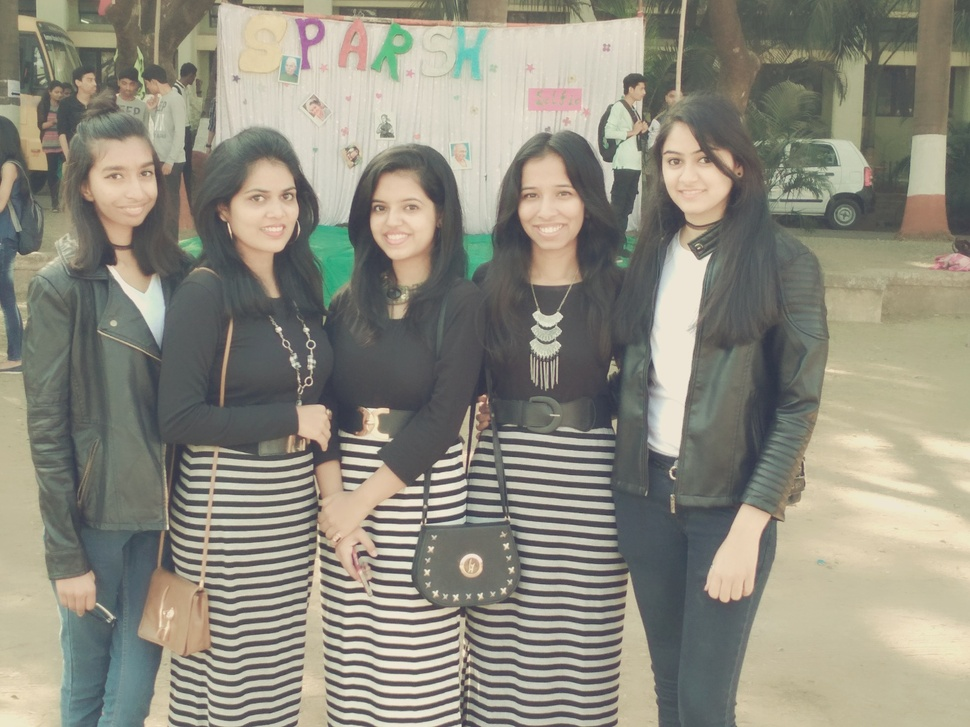
#> input picture Samples/p1.jpg, 970 x 727 px, shrunk from 1600 x 1200 before the run; its folder holds 4 pictures in this run
$ python Capture.py
#> lines starting #> are read from the running program, lines starting #| are printed output that depends on the picture; after the words box and inside, x2 and y2 are one past the last pixel; in counts of white or black regions, pixels touching at a corner belong together
import numpy as np
import cv2
import os


#sample input images must be in folder samples with names p1, p2 ... pn.jpg

file_count = len(os.listdir("Samples"))	#count number of sample images in folder "samples"
faceCount = 0
for i in range(1, file_count):	#loop through all input images in folder "samples"
	img = cv2.imread("Samples/p"+str(i)+".jpg")	#read images in samples folder one by one
#> img is the input picture: shape (727, 970, 3); mean B, G, R 126.8, 139.7, 142.3
	face_casc = cv2.CascadeClassifier("haar_face.xml")
	# eye_casc = cv2.CascadeClassifier("haar_eye.xml")

	gray = cv2.cvtColor(img, cv2.COLOR_BGR2GRAY)	#make grayscale copy of image as gray
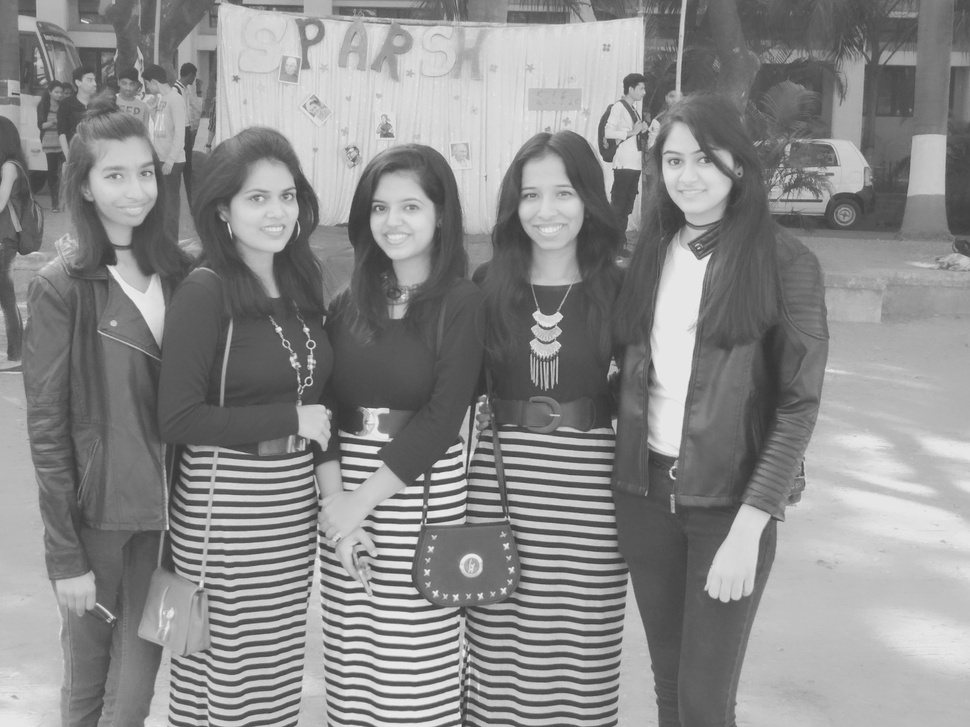
#> gray: shape (727, 970); min 53, max 238, mean 139
	faces = face_casc.detectMultiScale(gray, 1.2, 5)	#detect faces on grayscale image and store in faces list
#> faces = [[89, 144, 80, 80], [358, 177, 79, 79], [652, 134, 73, 73], [232, 167, 79, 79], [509, 165, 79, 79]]


	#faces list stores faces as starting co-ordinate of each face along with its width and height i.e. face1 = (x,y) and width w height h
	for (x, y, w, h) in faces:	#loop through every face found in image
		cv2.imwrite("DatasetY/User."+str(faceCount)+".jpg", gray[y:y+h, x:x+w])	#cropped faces are saved in Dataset
		cv2.rectangle(img, (x,y),(x+w,y+h),(255,0,0),3)	#displays rectangles over faces in input images
		faceCount += 1	#facecounter

		# [5 lines of commented-out code are left out]

		cv2.imshow('img',img)
#> this loop made 5 passes
#> pass 1, `cv2.imwrite("DatasetY/User."+str(faceCount)+".jpg", gray[y:y+h, x:x+w])`:
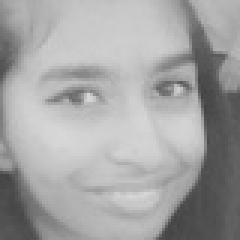
#> saved as User.0.jpg: shape (80, 80) (shown 3 times larger); min 67, max 216, mean 163.6
#> pass 1, `cv2.imshow('img',img)`:
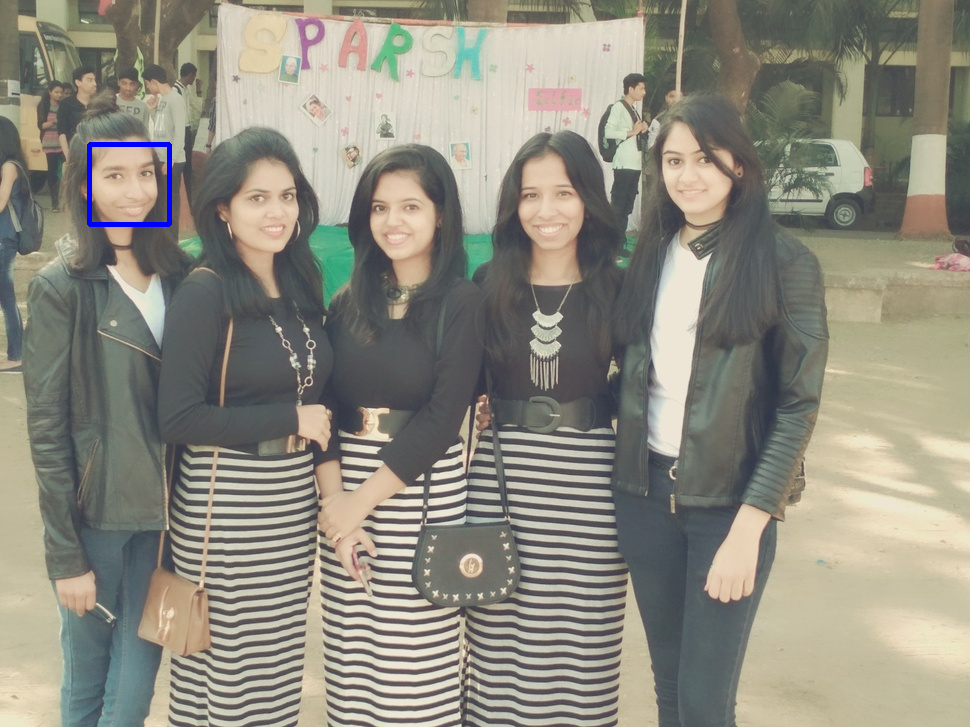
#> window 'img': shape (727, 970, 3); mean B, G, R 127.1, 139.4, 141.9
#> pass 2, `cv2.imwrite("DatasetY/User."+str(faceCount)+".jpg", gray[y:y+h, x:x+w])`:
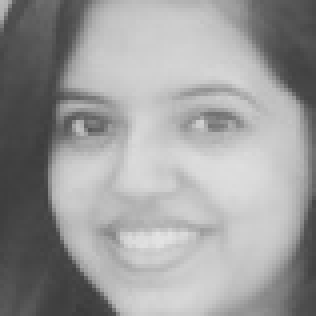
#> saved as User.1.jpg: shape (79, 79) (shown 4 times larger); min 58, max 227, mean 155.6
#> pass 2, `cv2.imshow('img',img)`:
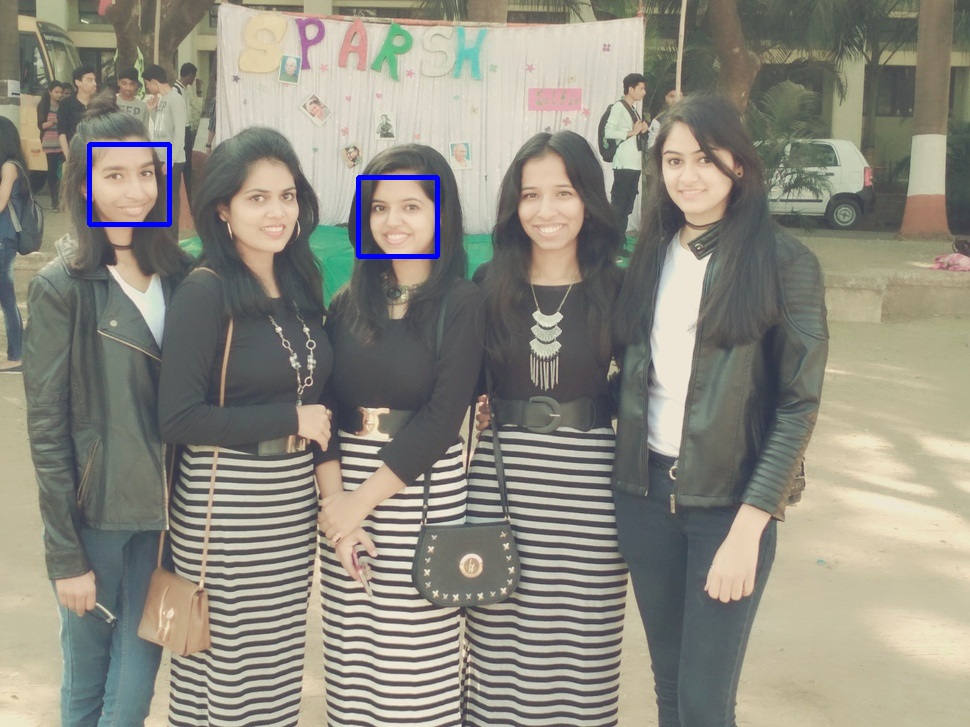
#> window 'img': shape (727, 970, 3); mean B, G, R 127.5, 139.1, 141.7
#> after the loop:
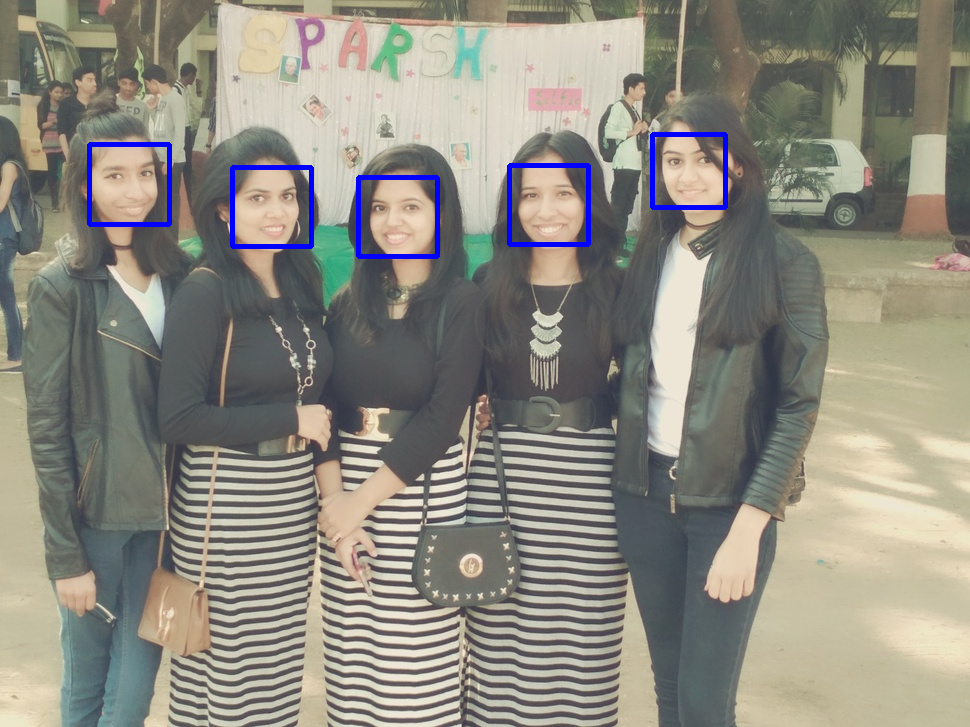
#> img: shape (727, 970, 3); 1.1% of pixels changed, all inside (x1, y1, x2, y2) = (87, 132, 728, 259)
#> after the loop, faceCount = 5

	print("Number of Faces: "+str(faceCount))
#| Number of Faces: 5
#> (the run stopped early here; a loop or call above may not have finished)
